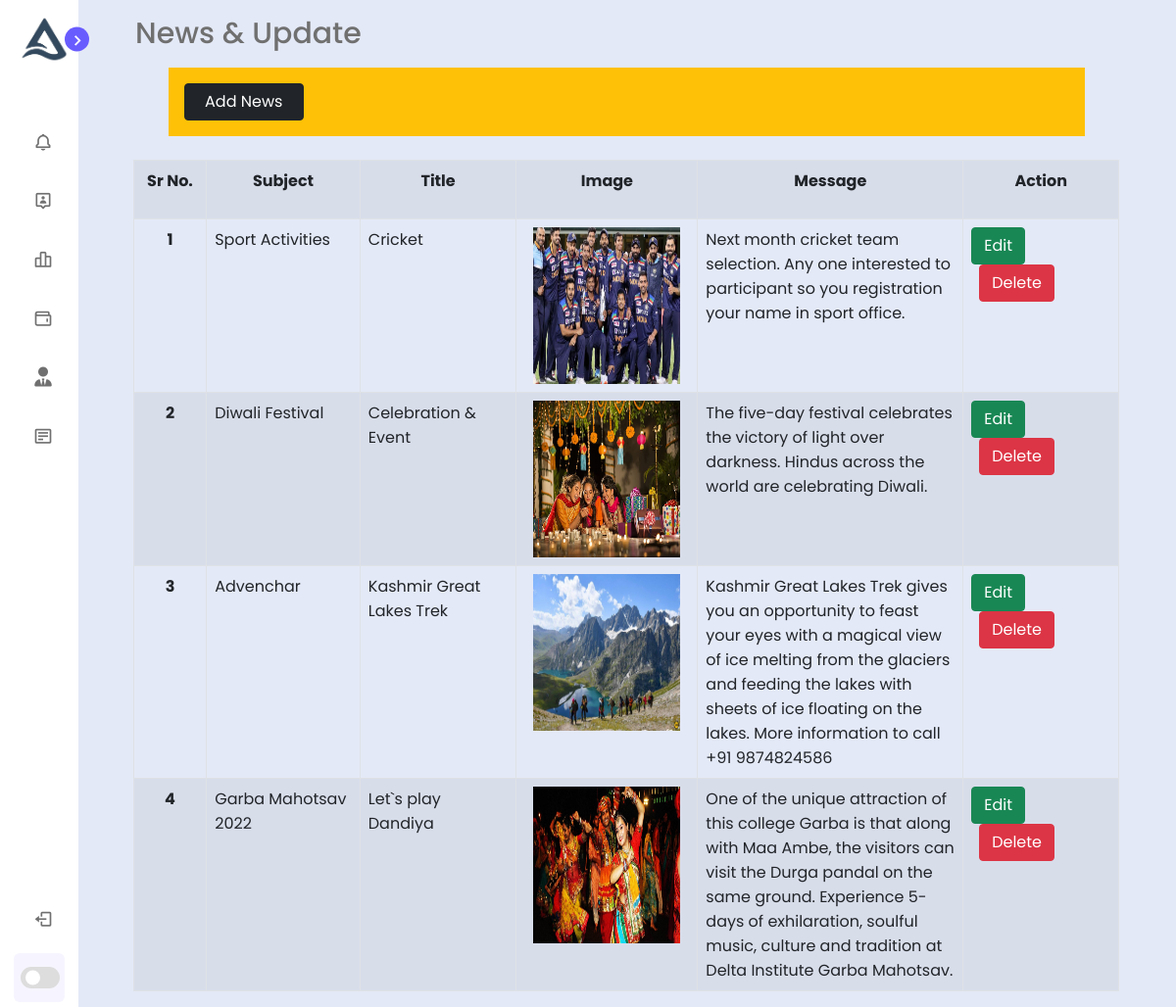
The page /Admin/news_message.php (signed in) on the database its author committed.
### tables this page shows
CREATE TABLE `news` (
  `id` int(11) NOT NULL,
  `date` timestamp NOT NULL DEFAULT current_timestamp() ON UPDATE current_timestamp(),
  `subject` varchar(80) NOT NULL,
  `title` varchar(100) NOT NULL,
  `image` varchar(100) NOT NULL,
  `message` varchar(255) NOT NULL
);

### Admin/news_message.php (the view, shortened to what this page needs)
<?php
require_once "../assets/connection/config.php";
?>
<link rel="stylesheet" href="https://cdnjs.cloudflare.com/ajax/libs/font-awesome/6.1.1/css/all.min.css" />
<?php include('admin_sidebar.php') ?>
</head>
<body>
    <section class="abc">
        <div class="text"> News & Update </div>
        <div class="container">
            <div class="row">
                <div class="col-1"> </div>
                <div class="col-10 bg-warning p-3">
                    <div class="">
                        <input data-toggle="modal" data-target=".bd-example-modal-lg" type="submit" name="submit" class="btn  btn-dark" value="  Add News  ">
                    </div>
                </div>
            </div>
        </div>
        <div class="container mt-4 ">
            <div class="row">
                <center>
                    <div class="col-11">
                        <table class="table table-bordered table-striped color ">
                            <tr class="text-center" style="height: 60px;">
                                <th style="width: 100px ;"> Sr No. </th>
                                <th style="width: 200px ;"> Subject </th>
                                <th style="width: 200px ;"> Title </th>
                                <th style="width: 200px ;"> Image </th>
                                <th style="width: 400px ;"> Message </th>
                                <th style="width: 200px ;"> Action </th>
                            </tr>
                            <?php
                            $select = " SELECT * FROM news";
                            $result = mysqli_query($conn, $select);
                            $id = 1;
                            while ($row = mysqli_fetch_array($result)) { ?>
                                <tr>
                                <th class="text-center"> <?php echo $id++ ?> </th>
                                    <td><?php echo $row["subject"] ?></td>
                                    <td><?php echo $row["title"] ?></td>
                                    <td align="center"> <img src="<?php echo $row['image']; ?>" height="160px" width="150px"> </td>
                                    <td><?php echo $row["message"] ?></td>
                                    <td>
                                        <form action="" method="post">
                                            <?php echo "<a class='btn btn-success' type='submit' name='save' href=update_news.php?id=" . $row['id'] . ">Edit</a> "
                                            ?>
                                            <input class="btn btn-danger mx-2" onclick="news()" type="submit" name="delete" value="Delete" />
                                        </form>
                                    </td>
                                </tr>
                            <?php }
                            ?>
                        </table>
                    </div>
                </center>
            </div>
        </div>
    </section>
</body>
</html>

### assets/css/dashboard.css (style rules this page uses)
* { margin: 0; padding: 0; box-sizing: border-box; font-family: 'Poppins', sans-serif; }
body { min-height: 100vh; background-color: var(--body-color); transition: var(--tran-05); }
.abc { position: absolute; top: 0; left: 250px; height: auto; width: calc(100% - 250px); background-color: var(--body-color); transition: var(--tran-05); }
.abc .text { font-size: 30px; font-weight: 500; color: var(--text-color); padding: 12px 60px; }
.sidebar.close ~ .abc { left: 78px; height: auto; width: calc(100% - 78px); }

### rows shown on the page
news: subject "Sport Activities", title "Cricket", image (picture), message "Next month cricket team selection. Any one interested to participant so you registration your name in sport office."
news: subject "Diwali Festival", title "Celebration & Event", image (picture), message "The five-day festival celebrates the victory of light over darkness. Hindus across the world are celebrating Diwali."
news: subject "Advenchar", title "Kashmir Great Lakes Trek", image (picture), message "Kashmir Great Lakes Trek gives you an opportunity to feast your eyes with a magical view of ice melting from the glaciers and feeding the lakes with sheets of ice floating on the lakes. More information to call +91 9874824586"
news: subject "Garba Mahotsav 2022", title "Let`s play Dandiya", image (picture), message "One of the unique attraction of this college Garba is that along with Maa Ambe, the visitors can visit the Durga pandal on the same ground. Experience 5-days of exhilaration, soulful music, culture and tradition at Delta Institute Garba Mahotsav."
